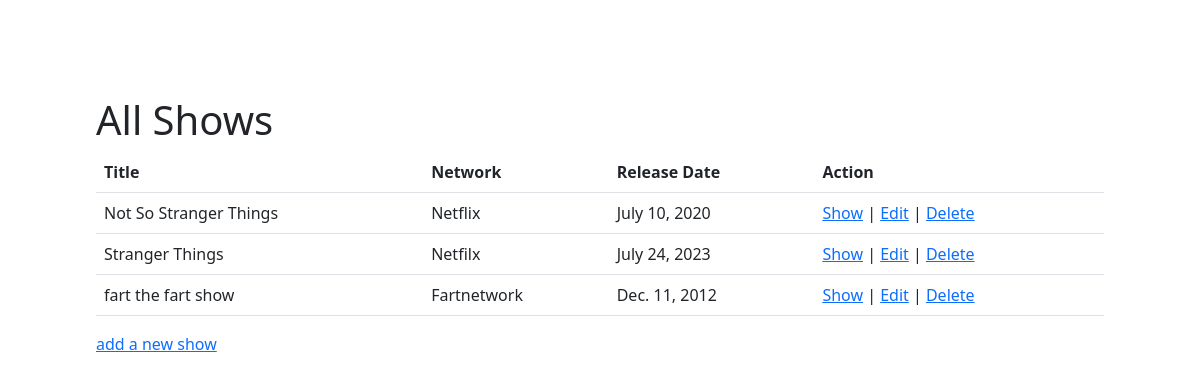
The app's page /shows, older data.
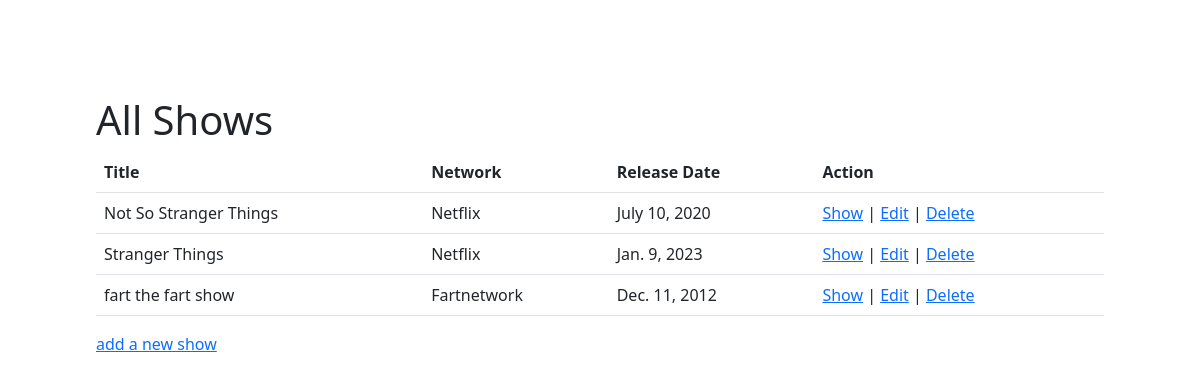
The same page, newer data.
### shows_app/models.py (models this page shows)
class Show(models.Model):
    title = models.CharField(max_length=48)
    network = models.CharField(max_length=48)
    release_date = models.DateField()
    description = models.TextField(blank=True)
    created_at = models.DateTimeField(auto_now_add=True)
    updated_at = models.DateTimeField(auto_now=True)
    objects = ShowManager()

### shows_app/views.py (the view)
# urls.py: path('shows', views.display_all),
def display_all(request):
      context = {"shows": Show.objects.all()}
      return render(request, "landing.html", context)

### shows_app/templates/landing.html (shortened to what this page needs)
<!DOCTYPE html>
<html lang="en">
    <head>
        <link href="https://cdn.jsdelivr.net/npm/bootstrap@5.3.0/dist/css/bootstrap.min.css" rel="stylesheet">
    </head>
<body class="m-5 p-5">
    <h1>All Shows</h1>
    <div>
        <table class="table">
            <thead>
                <tr>
                    <th>Title</th>
                    <th>Network</th>
                    <th>Release Date</th>
                    <th>Action</th>
                </tr>
            </thead>
            <tbody>
                {% for show in shows %}
                    <tr>
                        <td>{{show.title}}</td>
                        <td>{{show.network}}</td>
                        <td>{{show.release_date}}</td>
                        <td>
                            <a href="shows/{{show.id}}">Show</a>
                            | <a href="shows/{{show.id}}/edit">Edit</a>
                            | <a href="shows/{{show.id}}/delete">Delete</a>
                        </td>
                    </tr>
                {% endfor %}
            </tbody>
        </table>
    </div>
    <a href="/shows/new">add a new show</a>
</body>
</html>

Row changes from the older to the newer data that the page shows:
changed Show "Stranger Things": network "Netfilx" → "Netflix"; release_date "July 24, 2023" → "Jan. 9, 2023"
